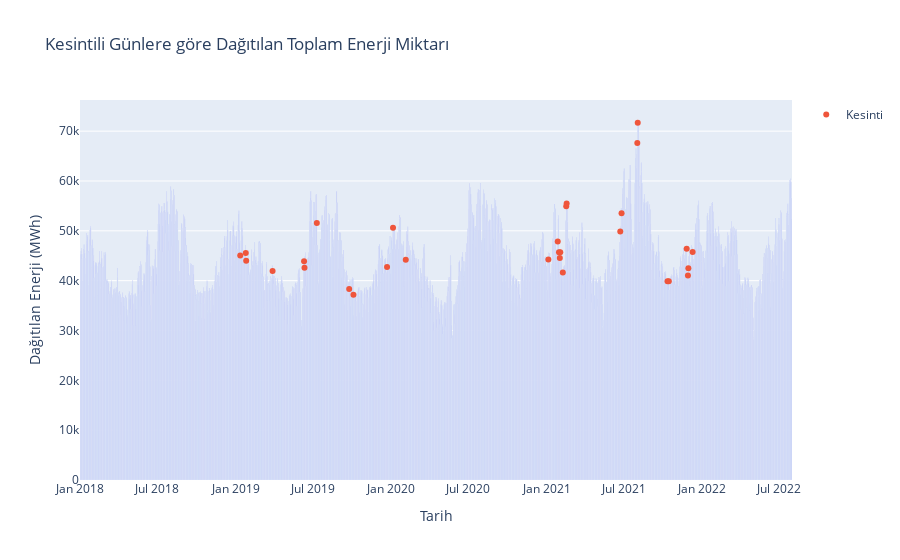

Source (notebook cell):
### Markdown cell above
Günlük verilerin incelenmesi

### Code cell
# Kesintileri göstermek için
temp = df.iloc[:,[0,1]]
kesintiler = med.copy()
kesintiler['Kesinti'] = 1
temp = pd.merge(temp, kesintiler, on='Tarih', how='outer')
temp.fillna(0, inplace= True)
temp['Tarih'] = temp['Tarih'].dt.date
temp = temp.groupby('Tarih').sum().reset_index()

fig = px.bar(data_frame=temp,
             x='Tarih', y='Dağıtılan Enerji (MWh)',
             title='Kesintili Günlere göre Dağıtılan Toplam Enerji Miktarı')

fig.add_trace(go.Scatter(x=temp[temp['Kesinti']==1]['Tarih'],
                        y=temp[temp['Kesinti']==1]['Dağıtılan Enerji (MWh)'],
                        mode='markers', name='Kesinti'))

fig.show()

### Figure 1 — Plotly figure (JSON) as saved in the notebook; plotly's stock layout.template omitted (floating-point values rounded to 4 significant figures; data arrays with more than 128 entries replaced by an {"elided": "..."} marker saying what was removed)
{"data": [{"alignmentgroup": "True", "hovertemplate": "Tarih=%{x}<br>Dağıtılan Enerji (MWh)=%{y}<extra></extra>", "legendgroup": "", "marker": {"color": "#636efa", "pattern": {"shape": ""}}, "name": "", "offsetgroup": "", "orientation": "v", "showlegend": false, "textposition": "auto", "type": "bar", "x": {"elided": "1673 str values"}, "xaxis": "x", "y": {"elided": "1673 float values"}, "yaxis": "y"}, {"mode": "markers", "name": "Kesinti", "type": "scatter", "x": ["2019-01-12", "2019-01-25", "2019-01-26", "2019-03-29", "2019-06-11", "2019-06-12", "2019-07-11", "2019-09-25", "2019-10-05", "2019-12-23", "2020-01-06", "2020-02-05", "2021-01-05", "2021-01-27", "2021-01-30", "2021-02-01", "2021-02-02", "2021-02-08", "2021-02-16", "2021-02-17", "2021-06-23", "2021-06-26", "2021-08-02", "2021-08-03", "2021-10-12", "2021-10-15", "2021-11-26", "2021-11-29", "2021-11-30", "2021-12-10"], "y": [45040.0, 45530.0, 44020.0, 41920.0, 43910.0, 42570.0, 51590.0, 38340.0, 37170.0, 42760.0, 50600.0, 44210.0, 44250.0, 47830.0, 45710.0, 44520.0, 45730.0, 41660.0, 54950.0, 55480.0, 49870.0, 53550.0, 67600.0, 71690.0, 39900.0, 39890.0, 46430.0, 41050.0, 42490.0, 45750.0]}], "layout": {"barmode": "relative", "legend": {"tracegroupgap": 0}, "title": {"text": "Kesintili Günlere göre Dağıtılan Toplam Enerji Miktarı"}, "xaxis": {"anchor": "y", "domain": [0, 1], "title": {"text": "Tarih"}}, "yaxis": {"anchor": "x", "domain": [0, 1], "title": {"text": "Dağıtılan Enerji (MWh)"}}}}
